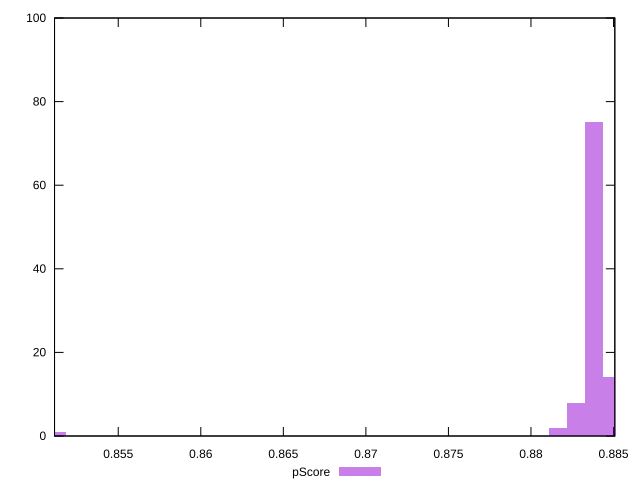

Here is the gnuplot script that generated this plot:
reset

$pScore <<EOF
0.8512864894331372 1
0.8838197310675246 75
0.8827352896797118 8
0.8816508482918989 2
0.8849041724553376 14
EOF

set key outside below
set boxwidth 0.0010844413878129137
set xrange [0.8511409957814082:0.8850787113475554]
set yrange [0:100]
set trange [0:100]
set style fill transparent solid 0.5 noborder
set terminal svg size 640, 490 enhanced background rgb 'white'
set output "reports/report_00032_2021-02-25T10-28-15.087Z/first-contentful-paint/samples/astro/pScore/histogram.svg"

plot $pScore title "pScore" with boxes

reset
